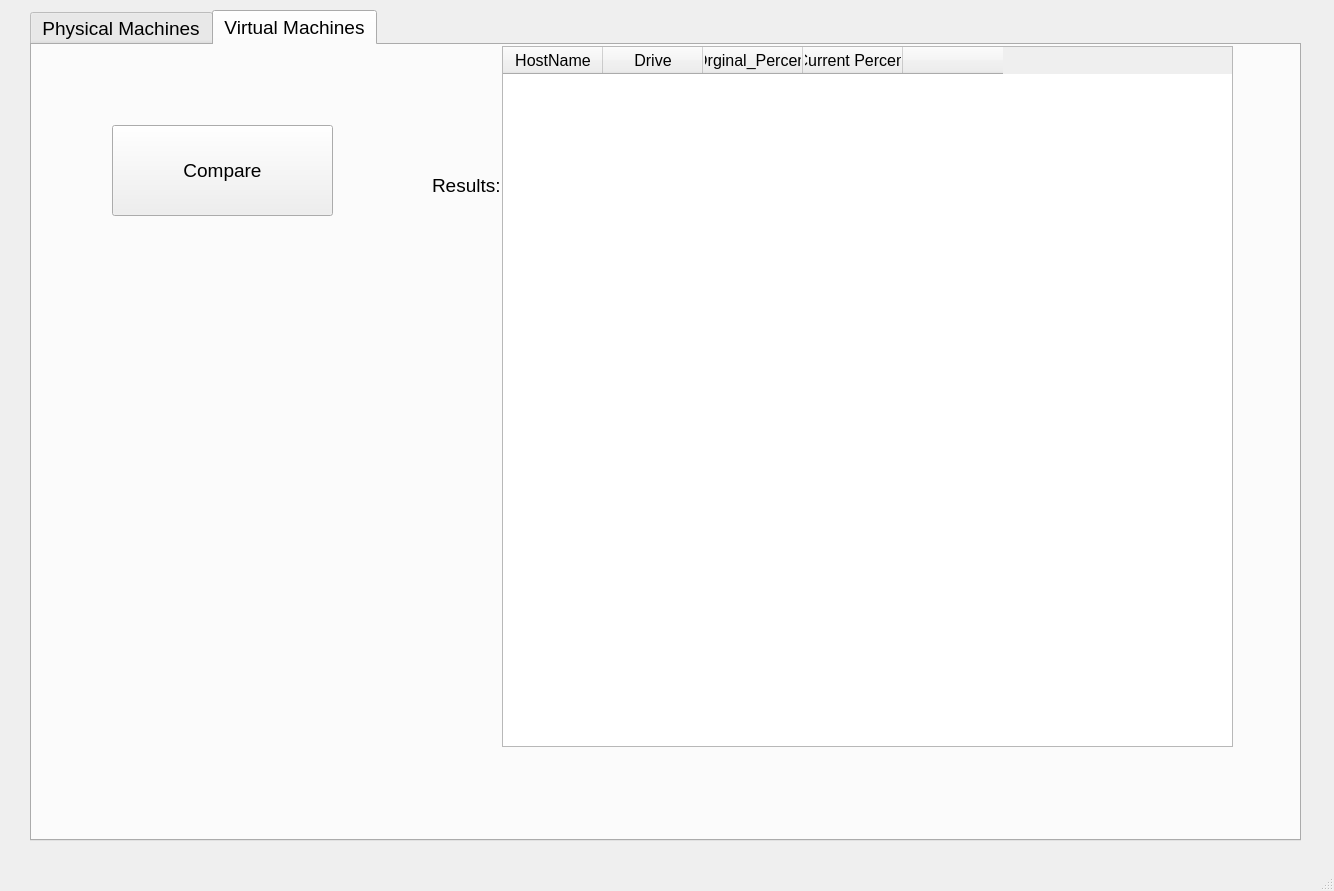
<?xml version="1.0" encoding="UTF-8"?>
<ui version="4.0">
 <class>MainWindow</class>
 <widget class="QMainWindow" name="MainWindow">
  <property name="geometry">
   <rect>
    <x>0</x>
    <y>0</y>
    <width>1334</width>
    <height>891</height>
   </rect>
  </property>
  <property name="font">
   <font>
    <pointsize>14</pointsize>
   </font>
  </property>
  <property name="windowTitle">
   <string>MainWindow</string>
  </property>
  <widget class="QWidget" name="centralwidget">
   <widget class="QTabWidget" name="tabWidget">
    <property name="geometry">
     <rect>
      <x>30</x>
      <y>10</y>
      <width>1271</width>
      <height>831</height>
     </rect>
    </property>
    <property name="currentIndex">
     <number>1</number>
    </property>
    <widget class="QWidget" name="tab">
     <attribute name="title">
      <string>Physical Machines</string>
     </attribute>
     <widget class="QPushButton" name="pushButton_2">
      <property name="geometry">
       <rect>
        <x>70</x>
        <y>140</y>
        <width>221</width>
        <height>91</height>
       </rect>
      </property>
      <property name="text">
       <string>Compare</string>
      </property>
     </widget>
     <widget class="QPushButton" name="pushButton">
      <property name="geometry">
       <rect>
        <x>70</x>
        <y>40</y>
        <width>221</width>
        <height>91</height>
       </rect>
      </property>
      <property name="text">
       <string>Set_original</string>
      </property>
     </widget>
     <widget class="QLabel" name="label">
      <property name="geometry">
       <rect>
        <x>410</x>
        <y>150</y>
        <width>171</width>
        <height>21</height>
       </rect>
      </property>
      <property name="text">
       <string>Results:</string>
      </property>
     </widget>
     <widget class="QTableWidget" name="tableWidget_5">
      <property name="geometry">
       <rect>
        <x>480</x>
        <y>0</y>
        <width>761</width>
        <height>691</height>
       </rect>
      </property>
      <column>
       <property name="text">
        <string>Hostname</string>
       </property>
       <property name="font">
        <font>
         <family>MS Shell Dlg 2</family>
         <pointsize>12</pointsize>
        </font>
       </property>
      </column>
      <column>
       <property name="text">
        <string>Drive</string>
       </property>
       <property name="font">
        <font>
         <family>MS Shell Dlg 2</family>
         <pointsize>12</pointsize>
        </font>
       </property>
      </column>
      <column>
       <property name="text">
        <string>Orginal_Percent</string>
       </property>
       <property name="font">
        <font>
         <family>MS Shell Dlg 2</family>
         <pointsize>12</pointsize>
        </font>
       </property>
      </column>
      <column>
       <property name="text">
        <string>Current_Percent</string>
       </property>
       <property name="font">
        <font>
         <family>MS Shell Dlg 2</family>
         <pointsize>12</pointsize>
        </font>
       </property>
      </column>
     </widget>
    </widget>
    <widget class="QWidget" name="tab_2">
     <attribute name="title">
      <string>Virtual Machines</string>
     </attribute>
     <widget class="QPushButton" name="pushButton_4">
      <property name="geometry">
       <rect>
        <x>80</x>
        <y>80</y>
        <width>221</width>
        <height>91</height>
       </rect>
      </property>
      <property name="text">
       <string>Compare</string>
      </property>
     </widget>
     <widget class="QLabel" name="label_10">
      <property name="geometry">
       <rect>
        <x>400</x>
        <y>130</y>
        <width>171</width>
        <height>21</height>
       </rect>
      </property>
      <property name="text">
       <string>Results:</string>
      </property>
     </widget>
     <widget class="QTableWidget" name="tableWidget">
      <property name="geometry">
       <rect>
        <x>470</x>
        <y>1</y>
        <width>731</width>
        <height>701</height>
       </rect>
      </property>
      <column>
       <property name="text">
        <string>HostName</string>
       </property>
       <property name="font">
        <font>
         <family>MS Shell Dlg 2</family>
         <pointsize>12</pointsize>
        </font>
       </property>
      </column>
      <column>
       <property name="text">
        <string>Drive</string>
       </property>
       <property name="font">
        <font>
         <family>MS Shell Dlg 2</family>
         <pointsize>12</pointsize>
        </font>
       </property>
      </column>
      <column>
       <property name="text">
        <string>Orginal_Percent</string>
       </property>
       <property name="font">
        <font>
         <family>MS Shell Dlg 2</family>
         <pointsize>12</pointsize>
        </font>
       </property>
      </column>
      <column>
       <property name="text">
        <string>Current Percent</string>
       </property>
       <property name="font">
        <font>
         <family>MS Shell Dlg 2</family>
         <pointsize>12</pointsize>
        </font>
       </property>
      </column>
      <column>
       <property name="text">
        <string/>
       </property>
      </column>
     </widget>
    </widget>
   </widget>
  </widget>
  <widget class="QMenuBar" name="menubar">
   <property name="geometry">
    <rect>
     <x>0</x>
     <y>0</y>
     <width>1334</width>
     <height>21</height>
    </rect>
   </property>
  </widget>
  <widget class="QStatusBar" name="statusbar"/>
 </widget>
 <resources/>
 <connections/>
</ui>
